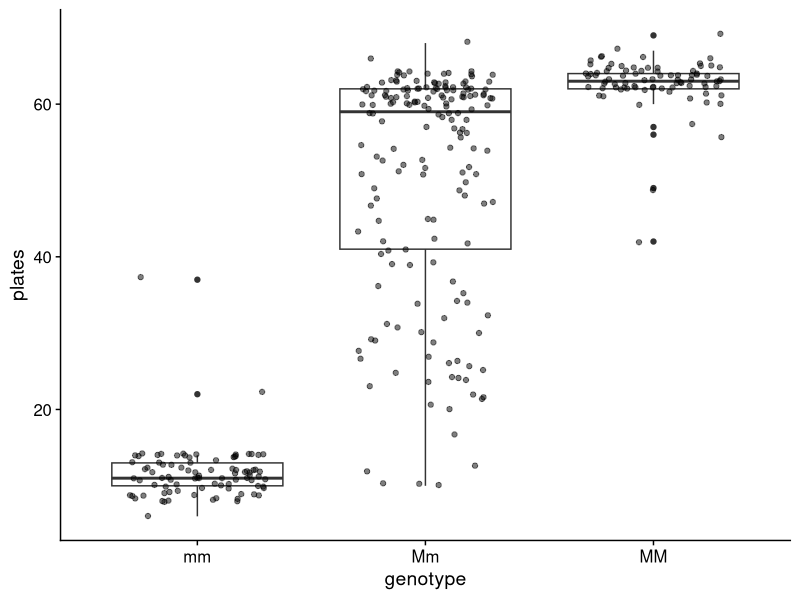
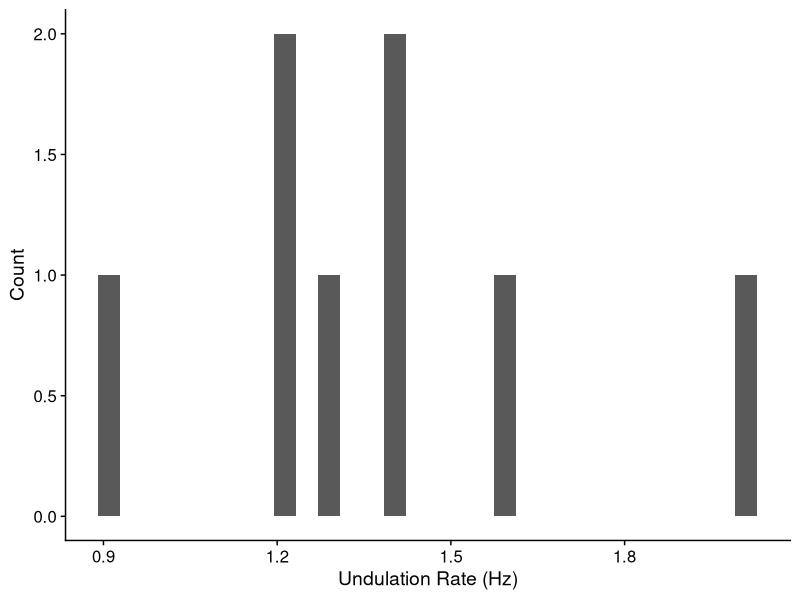

Recreate these plots in R, in order.
## ---- chunk 1
library(tidyverse)
library(cowplot)
theme_set(theme_cowplot())

SticklebackPlates <- read_csv("../data/Stickleback_Plates.csv")
undulation_rate <- c(0.9, 1.2, 1.2, 1.3, 1.4, 1.4, 1.6, 2.0)

## ---- chunk 2
xx <- rnorm(100000)
quantile(xx, 0.84)
quantile(xx, 0.975)
## ---- chunk 3
ggplot(SticklebackPlates, aes(x = genotype, y = plates)) +
  geom_boxplot() +
  geom_point(position = position_jitter(width = 0.3), alpha = 0.5)
## ---- chunk 4
CV <- 100 * sd(undulation_rate) / mean(undulation_rate)
CV
## ---- chunk 5
SEM <- function(x) {sd(x) / sqrt(length(x))}

SticklebackPlates %>% 
  group_by(genotype) %>% 
  summarise_all(SEM)
## ---- chunk 6

## ---- chunk 7
y_bar <- mean(undulation_rate)
se_y <- sd(undulation_rate) / sqrt(length(undulation_rate))
lower <- y_bar - 2 * se_y
upper <- y_bar + 2 * se_y
## ---- chunk 8
ggplot(tibble(undulation_rate), aes(undulation_rate)) +
  geom_histogram() +
  labs(x = "Undulation Rate (Hz)", y = "Count")
